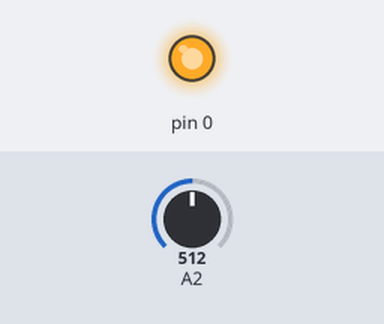
Bench run of a sketch on a simulated Arduino Uno, built with avr-gcc and run on an emulated ATmega328P. Parts: output pins drawn as LEDs (lit = HIGH). The inputs (shaded band) are chosen by the test bench; at power-on: A2 = 512.

Above: at 1.2 s.
1.3 s: A2 set to 494
At 2.1 s:
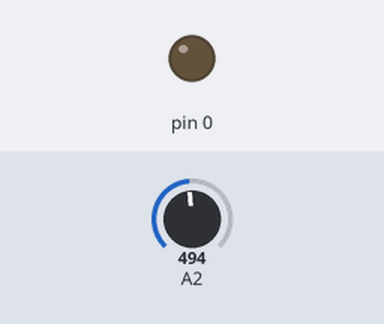
2.8 s: A2 set to 716
At 3.3 s:
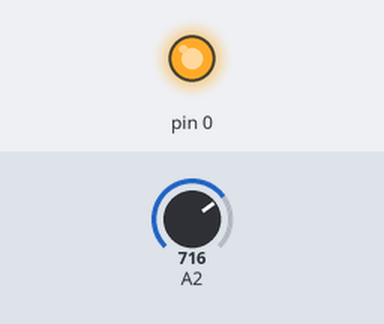
4.3 s: A2 set to 511
At 5.6 s:
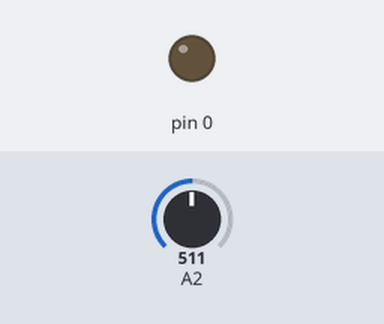
Timing chart, 0 to 7.3 s (numbered marks = the images above; inputs shaded):
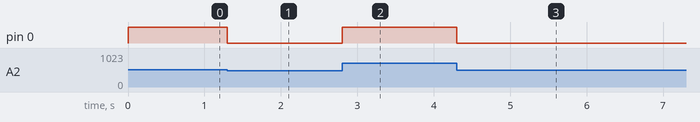

The sketch:

sketch_apr30a.ino
```cpp
void setup() {
}

void loop() {
  int pot = analogRead(A2);
  int pwm = (pot / 4);
  analogWrite(0, pwm);
}
```

Measured:
- the behaviour switches between 512 and 511 on A2 (found by bisection; images 0 and 1)
- after the input at 1.3 s, pin 0: HIGH → LOW at once
- after the input at 2.8 s, pin 0: LOW → HIGH at once
- after the input at 4.3 s, pin 0: HIGH → LOW at once
